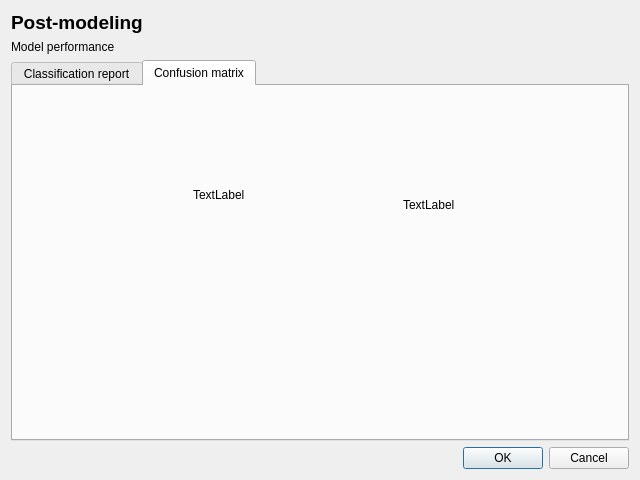
<?xml version="1.0" encoding="UTF-8"?>
<ui version="4.0">
 <class>Dialog</class>
 <widget class="QDialog" name="Dialog">
  <property name="geometry">
   <rect>
    <x>0</x>
    <y>0</y>
    <width>640</width>
    <height>480</height>
   </rect>
  </property>
  <property name="windowTitle">
   <string>Dialog</string>
  </property>
  <layout class="QVBoxLayout" name="verticalLayout_2">
   <item>
    <widget class="QLabel" name="label">
     <property name="font">
      <font>
       <pointsize>14</pointsize>
       <weight>75</weight>
       <bold>true</bold>
      </font>
     </property>
     <property name="text">
      <string>Post-modeling</string>
     </property>
    </widget>
   </item>
   <item>
    <widget class="QLabel" name="label_2">
     <property name="text">
      <string>Model performance</string>
     </property>
    </widget>
   </item>
   <item>
    <widget class="QTabWidget" name="tabWidget">
     <property name="currentIndex">
      <number>1</number>
     </property>
     <widget class="QWidget" name="tab">
      <attribute name="title">
       <string>Classification report</string>
      </attribute>
      <layout class="QVBoxLayout" name="verticalLayout">
       <item>
        <widget class="QTableWidget" name="tableWidget">
         <property name="alternatingRowColors">
          <bool>true</bool>
         </property>
         <row>
          <property name="text">
           <string>1</string>
          </property>
         </row>
         <row>
          <property name="text">
           <string>2</string>
          </property>
         </row>
         <row>
          <property name="text">
           <string>3</string>
          </property>
         </row>
         <row>
          <property name="text">
           <string>Micro avg</string>
          </property>
         </row>
         <row>
          <property name="text">
           <string>Macro avg</string>
          </property>
         </row>
         <row>
          <property name="text">
           <string>Weighted avg</string>
          </property>
         </row>
         <column>
          <property name="text">
           <string>Precision</string>
          </property>
         </column>
         <column>
          <property name="text">
           <string>Recall</string>
          </property>
         </column>
         <column>
          <property name="text">
           <string>F1-score</string>
          </property>
         </column>
         <column>
          <property name="text">
           <string>Support</string>
          </property>
         </column>
         <item row="0" column="0">
          <property name="text">
           <string>0.98</string>
          </property>
         </item>
         <item row="0" column="1">
          <property name="text">
           <string>0.99</string>
          </property>
         </item>
         <item row="0" column="2">
          <property name="text">
           <string>0.96</string>
          </property>
         </item>
         <item row="0" column="3">
          <property name="text">
           <string>100</string>
          </property>
         </item>
         <item row="1" column="0">
          <property name="text">
           <string>0.87</string>
          </property>
         </item>
         <item row="1" column="1">
          <property name="text">
           <string>0.94</string>
          </property>
         </item>
         <item row="1" column="2">
          <property name="text">
           <string>0.89</string>
          </property>
         </item>
         <item row="1" column="3">
          <property name="text">
           <string>85</string>
          </property>
         </item>
         <item row="2" column="0">
          <property name="text">
           <string>0.87</string>
          </property>
         </item>
         <item row="2" column="1">
          <property name="text">
           <string>0.69</string>
          </property>
         </item>
         <item row="2" column="2">
          <property name="text">
           <string>0.77</string>
          </property>
         </item>
         <item row="2" column="3">
          <property name="text">
           <string>100</string>
          </property>
         </item>
         <item row="3" column="0">
          <property name="text">
           <string>0.98</string>
          </property>
         </item>
         <item row="3" column="1">
          <property name="text">
           <string>0.43</string>
          </property>
         </item>
         <item row="3" column="2">
          <property name="text">
           <string>0.98</string>
          </property>
         </item>
         <item row="3" column="3">
          <property name="text">
           <string>100</string>
          </property>
         </item>
         <item row="4" column="0">
          <property name="text">
           <string>0.44</string>
          </property>
         </item>
         <item row="4" column="1">
          <property name="text">
           <string>0.66</string>
          </property>
         </item>
         <item row="4" column="2">
          <property name="text">
           <string>0.54</string>
          </property>
         </item>
         <item row="4" column="3">
          <property name="text">
           <string>40</string>
          </property>
         </item>
         <item row="5" column="0">
          <property name="text">
           <string>0.70</string>
          </property>
         </item>
         <item row="5" column="1">
          <property name="text">
           <string>0.77</string>
          </property>
         </item>
         <item row="5" column="2">
          <property name="text">
           <string>0.76</string>
          </property>
         </item>
         <item row="5" column="3">
          <property name="text">
           <string>10</string>
          </property>
         </item>
        </widget>
       </item>
       <item>
        <widget class="QTreeWidget" name="treeWidget">
         <column>
          <property name="text">
           <string>1</string>
          </property>
         </column>
         <item>
          <property name="text">
           <string>Distance to felsic (meta)volcanic rocks</string>
          </property>
          <item>
           <property name="text">
            <string>output_raster_1</string>
           </property>
          </item>
          <item>
           <property name="text">
            <string>out_raster_2</string>
           </property>
          </item>
         </item>
         <item>
          <property name="text">
           <string>Distance to intrusions</string>
          </property>
          <item>
           <property name="text">
            <string>item1</string>
           </property>
          </item>
         </item>
         <item>
          <property name="text">
           <string>Distance to XXX</string>
          </property>
         </item>
        </widget>
       </item>
      </layout>
     </widget>
     <widget class="QWidget" name="tab_2">
      <attribute name="title">
       <string>Confusion matrix</string>
      </attribute>
      <widget class="QLabel" name="label_3">
       <property name="geometry">
        <rect>
         <x>180</x>
         <y>100</y>
         <width>67</width>
         <height>17</height>
        </rect>
       </property>
       <property name="text">
        <string>TextLabel</string>
       </property>
      </widget>
      <widget class="QLabel" name="label_4">
       <property name="geometry">
        <rect>
         <x>390</x>
         <y>110</y>
         <width>67</width>
         <height>17</height>
        </rect>
       </property>
       <property name="text">
        <string>TextLabel</string>
       </property>
      </widget>
     </widget>
    </widget>
   </item>
   <item>
    <widget class="QDialogButtonBox" name="buttonBox">
     <property name="orientation">
      <enum>Qt::Horizontal</enum>
     </property>
     <property name="standardButtons">
      <set>QDialogButtonBox::Cancel|QDialogButtonBox::Ok</set>
     </property>
    </widget>
   </item>
  </layout>
 </widget>
 <resources/>
 <connections>
  <connection>
   <sender>buttonBox</sender>
   <signal>accepted()</signal>
   <receiver>Dialog</receiver>
   <slot>accept()</slot>
   <hints>
    <hint type="sourcelabel">
     <x>248</x>
     <y>254</y>
    </hint>
    <hint type="destinationlabel">
     <x>157</x>
     <y>274</y>
    </hint>
   </hints>
  </connection>
  <connection>
   <sender>buttonBox</sender>
   <signal>rejected()</signal>
   <receiver>Dialog</receiver>
   <slot>reject()</slot>
   <hints>
    <hint type="sourcelabel">
     <x>316</x>
     <y>260</y>
    </hint>
    <hint type="destinationlabel">
     <x>286</x>
     <y>274</y>
    </hint>
   </hints>
  </connection>
 </connections>
</ui>
